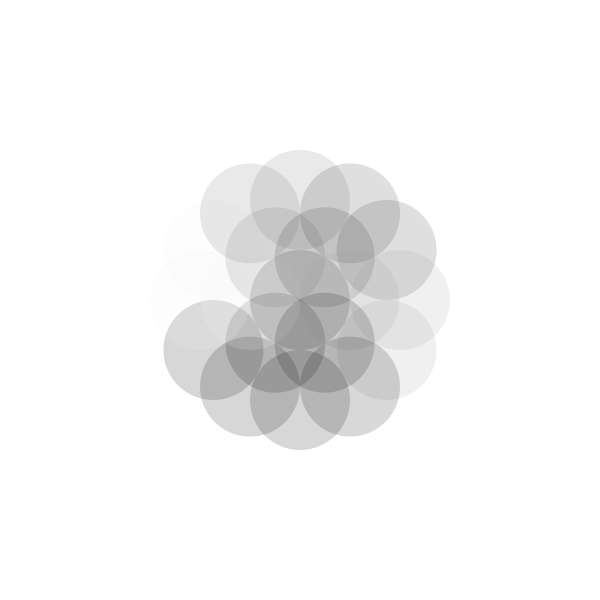
Frame 1 (no input)
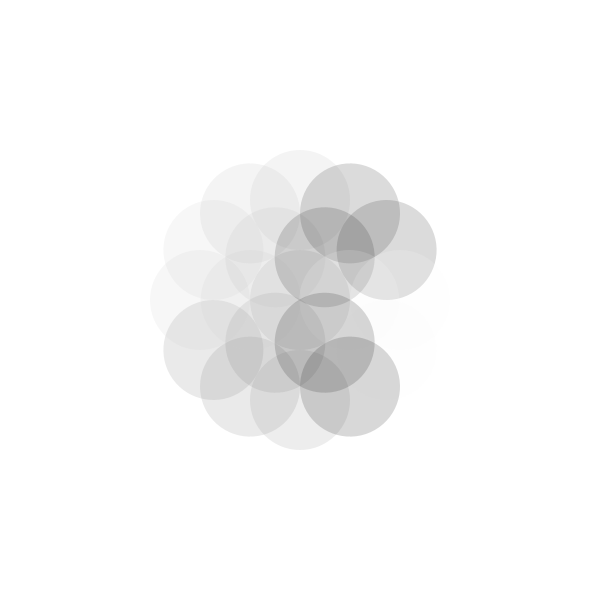
Frame 60 (the mouse pressed at the canvas centre just before this capture)
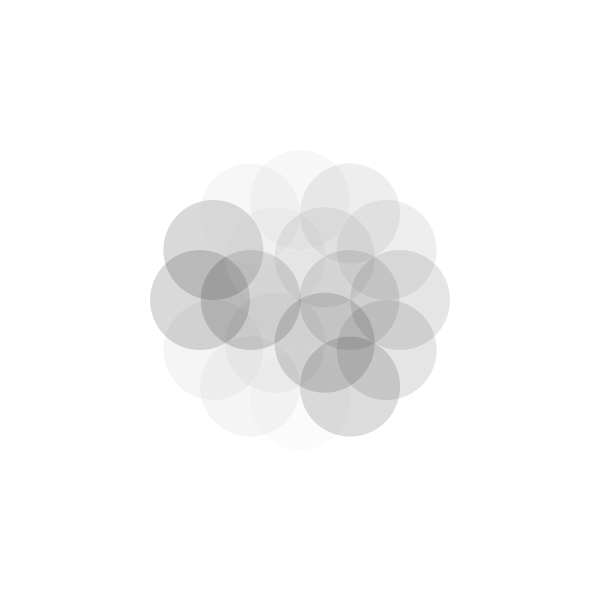
Frame 120 (the mouse held since frame 60 and released just before this capture)

The Processing sketch that drew these frames (run headless with seeded random() and noise(); from frame 60 on, the mouse is pressed at the canvas centre):

// Processing sketch: processing_183073
// ── processing_183073.pde

float dim=100;
int r=0;
int g=0;
int b=0;

void setup(){
size(600,600);
background(255);
frameRate(4);
}
 
void draw(){
background(255);
translate(width/2,height/2);
 
fill(b,40);
noStroke();
ellipse(0,0,dim,dim);
 
  for(int i=0;i<12;i++)
  {
    ellipse(0,+dim,dim,dim);
    rotate(PI/6);
    if(i%2==0)
    {
      noStroke();
      fill(r,40);
      ellipse(0,dim-(50.66),dim,dim);
      
    }
    r=int(random(0, 255));
    b=int(random(0, 255));
    
  }
 
}
